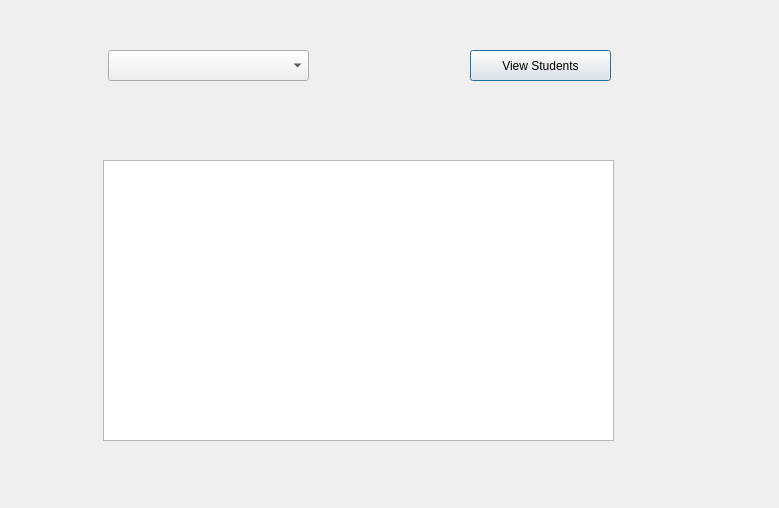
<?xml version="1.0" encoding="UTF-8"?>
<ui version="4.0">
 <class>viewstudentsinacourse</class>
 <widget class="QDialog" name="viewstudentsinacourse">
  <property name="geometry">
   <rect>
    <x>0</x>
    <y>0</y>
    <width>779</width>
    <height>508</height>
   </rect>
  </property>
  <property name="windowTitle">
   <string>Dialog</string>
  </property>
  <widget class="QListWidget" name="ViewList">
   <property name="geometry">
    <rect>
     <x>103</x>
     <y>160</y>
     <width>511</width>
     <height>281</height>
    </rect>
   </property>
  </widget>
  <widget class="QComboBox" name="Course_name">
   <property name="geometry">
    <rect>
     <x>108</x>
     <y>50</y>
     <width>201</width>
     <height>31</height>
    </rect>
   </property>
  </widget>
  <widget class="QPushButton" name="pushButton">
   <property name="geometry">
    <rect>
     <x>470</x>
     <y>50</y>
     <width>141</width>
     <height>31</height>
    </rect>
   </property>
   <property name="text">
    <string>View Students</string>
   </property>
  </widget>
 </widget>
 <resources/>
 <connections/>
</ui>
